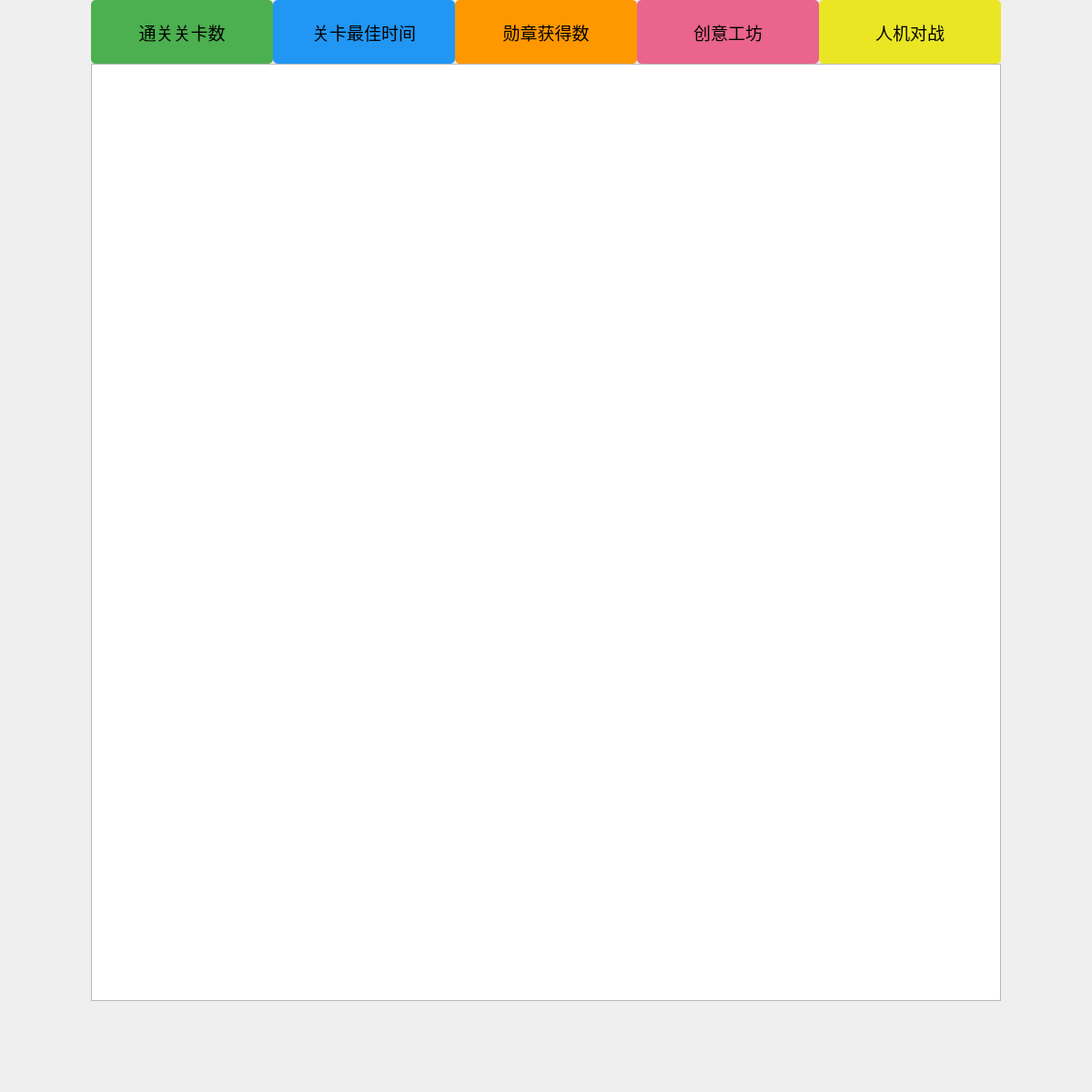
<?xml version="1.0" encoding="UTF-8"?>
<ui version="4.0">
 <class>Leaderboard</class>
 <widget class="QWidget" name="Leaderboard">
  <property name="geometry">
   <rect>
    <x>0</x>
    <y>0</y>
    <width>1200</width>
    <height>1200</height>
   </rect>
  </property>
  <property name="windowTitle">
   <string>Form</string>
  </property>
  <property name="layoutDirection">
   <enum>Qt::LeftToRight</enum>
  </property>
  <property name="autoFillBackground">
   <bool>false</bool>
  </property>
  <property name="styleSheet">
   <string notr="true"/>
  </property>
  <widget class="QTableWidget" name="tableWidget">
   <property name="geometry">
    <rect>
     <x>100</x>
     <y>70</y>
     <width>1000</width>
     <height>1030</height>
    </rect>
   </property>
   <property name="autoFillBackground">
    <bool>false</bool>
   </property>
   <property name="styleSheet">
    <string notr="true"/>
   </property>
   <property name="lineWidth">
    <number>1</number>
   </property>
  </widget>
  <widget class="QPushButton" name="btnPassedLevels">
   <property name="geometry">
    <rect>
     <x>100</x>
     <y>0</y>
     <width>200</width>
     <height>70</height>
    </rect>
   </property>
   <property name="font">
    <font>
     <family>华文行楷</family>
     <pointsize>14</pointsize>
    </font>
   </property>
   <property name="styleSheet">
    <string notr="true">QPushButton {
    background-color: #4CAF50;
    color: black;
    border: none;
    padding: 10px;
    border-radius: 5px;
}
QPushButton:hover {
    background-color: #45a049;
}</string>
   </property>
   <property name="text">
    <string>通关关卡数</string>
   </property>
  </widget>
  <widget class="QPushButton" name="btnBestTimes">
   <property name="geometry">
    <rect>
     <x>300</x>
     <y>0</y>
     <width>200</width>
     <height>70</height>
    </rect>
   </property>
   <property name="font">
    <font>
     <family>华文行楷</family>
     <pointsize>14</pointsize>
    </font>
   </property>
   <property name="styleSheet">
    <string notr="true">QPushButton {
    background-color: #2196F3;
    color: black;
    border: none;
    padding: 10px;
    border-radius: 5px;
}
QPushButton:hover {
    background-color: #0b7dda;
}</string>
   </property>
   <property name="text">
    <string>关卡最佳时间</string>
   </property>
  </widget>
  <widget class="QPushButton" name="btnMedals">
   <property name="geometry">
    <rect>
     <x>500</x>
     <y>0</y>
     <width>200</width>
     <height>70</height>
    </rect>
   </property>
   <property name="font">
    <font>
     <family>华文行楷</family>
     <pointsize>14</pointsize>
    </font>
   </property>
   <property name="styleSheet">
    <string notr="true">QPushButton {
    background-color: #ff9800;
    color: black;
    border: none;
    padding: 10px;
    border-radius: 5px;
}
QPushButton:hover {
    background-color: #e68a00;
}</string>
   </property>
   <property name="text">
    <string>勋章获得数</string>
   </property>
  </widget>
  <widget class="QPushButton" name="btnWorkshop">
   <property name="geometry">
    <rect>
     <x>700</x>
     <y>0</y>
     <width>200</width>
     <height>70</height>
    </rect>
   </property>
   <property name="font">
    <font>
     <family>华文行楷</family>
     <pointsize>14</pointsize>
    </font>
   </property>
   <property name="styleSheet">
    <string notr="true">QPushButton {
    background-color: #ea648e;
    color: black;
    border: none;
    padding: 10px;
    border-radius: 5px;
}
QPushButton:hover {
    background-color: #e12660;
}</string>
   </property>
   <property name="text">
    <string>创意工坊</string>
   </property>
  </widget>
  <widget class="QPushButton" name="btnBattle">
   <property name="geometry">
    <rect>
     <x>900</x>
     <y>0</y>
     <width>200</width>
     <height>70</height>
    </rect>
   </property>
   <property name="font">
    <font>
     <family>华文行楷</family>
     <pointsize>14</pointsize>
    </font>
   </property>
   <property name="styleSheet">
    <string notr="true">QPushButton {
    background-color: #ebe624 ;
    color: black;
    border: none;
    padding: 10px;
    border-radius: 5px;
}
QPushButton:hover {
    background-color: #dfdb2a ;
}</string>
   </property>
   <property name="text">
    <string>人机对战</string>
   </property>
  </widget>
 </widget>
 <resources/>
 <connections/>
</ui>
